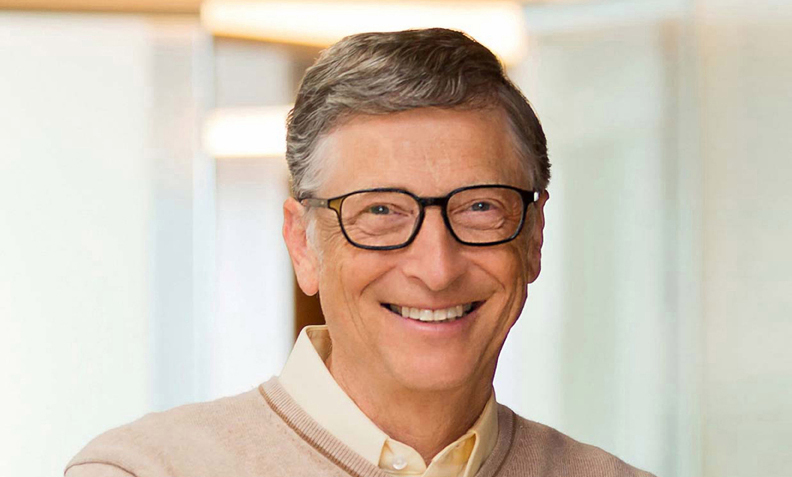
#> input picture Resources and Stock/Bill-Gates.jpg, 792 x 477 px, found by its file name
$ python 'Canny Images (Detecting Edges).py'
#> lines starting #> are read from the running program, lines starting #| are printed output that depends on the picture; after the words box and inside, x2 and y2 are one past the last pixel; in counts of white or black regions, pixels touching at a corner belong together
import cv2
img = cv2.imread('Resources and Stock\Bill-Gates.jpg')
#> img is the input picture: shape (477, 792, 3); mean B, G, R 180.7, 195.3, 208.4
Canny_Img = cv2.Canny(img, 150, 75)
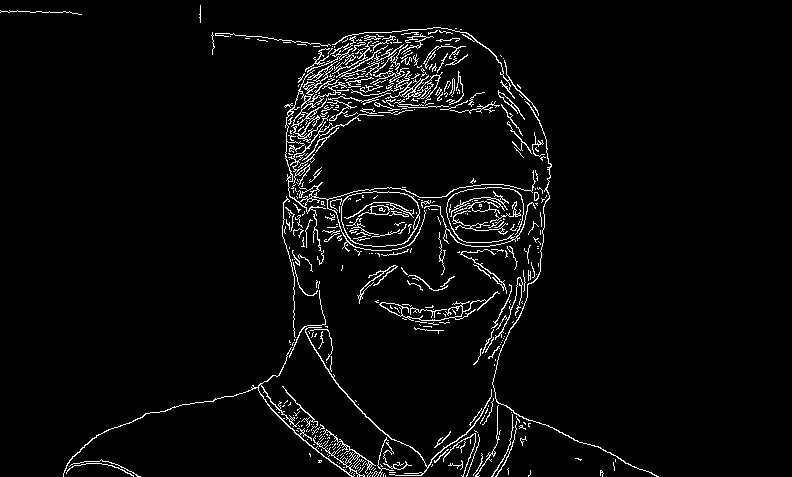
#> Canny_Img: shape (477, 792); 3.8% white in thin lines or dots, all inside (x1, y1, x2, y2) = (0, 5, 659, 477)
cv2.imshow("Canny Image Maker", Canny_Img)
cv2.waitKey(0)
